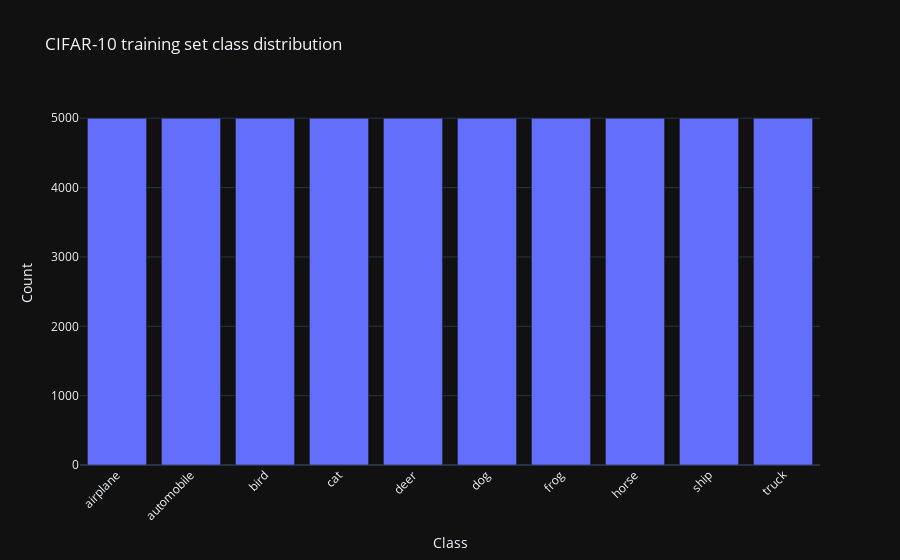

Notebook code for this chart:
### Markdown cell above
## 📊 Class distribution in the training set

In this section, we visualize the class distribution of the CIFAR-10 training set using Plotly with a dark theme.
This helps us confirm that the dataset is balanced across all classes.

### Code cell
# Compute class counts for the training labels
unique_labels, label_counts = np.unique(train_labels, return_counts=True)

class_names_for_plot = [CLASS_NAMES[int(idx)] for idx in unique_labels]

fig_class_dist = px.bar(
    x=class_names_for_plot,
    y=label_counts,
    labels={"x": "Class", "y": "Count"},
    title="CIFAR-10 training set class distribution",
)
fig_class_dist.update_layout(xaxis_tickangle=-45)
fig_class_dist.show()


save_fig(fig_class_dist, "class_distribution")

### Figure 1 — Plotly figure (JSON) as saved in the notebook; plotly's stock layout.template omitted (floating-point values rounded to 4 significant figures)
{"data": [{"hovertemplate": "Class=%{x}<br>Count=%{y}<extra></extra>", "legendgroup": "", "marker": {"color": "#636efa", "pattern": {"shape": ""}}, "name": "", "orientation": "v", "showlegend": false, "textposition": "auto", "x": ["airplane", "automobile", "bird", "cat", "deer", "dog", "frog", "horse", "ship", "truck"], "xaxis": "x", "y": [5000, 5000, 5000, 5000, 5000, 5000, 5000, 5000, 5000, 5000], "yaxis": "y", "type": "bar"}], "layout": {"xaxis": {"anchor": "y", "domain": [0.0, 1.0], "title": {"text": "Class"}, "tickangle": -45}, "yaxis": {"anchor": "x", "domain": [0.0, 1.0], "title": {"text": "Count"}}, "legend": {"tracegroupgap": 0}, "title": {"text": "CIFAR-10 training set class distribution"}, "barmode": "relative"}}
